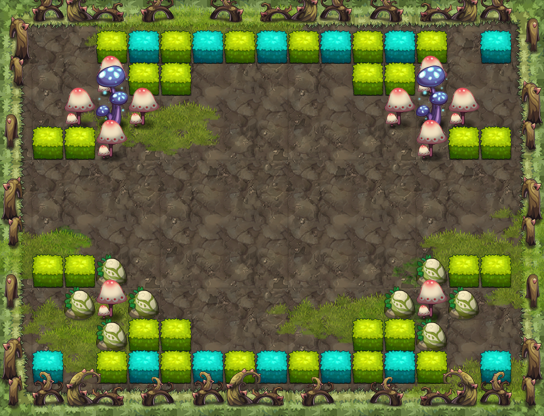

Rendered tile map (Tiled .tmx) drawn with the repository's tilesets; below, a short description and the map source with its tile grids summarised:
An orthogonal 17x13 tile map with 32x32 px tiles, 16 tile layers (PASS, 块层 2, 块层 15, 块层 16, ...) and 2 objects (PLAYER, BOSS).

<map version="1.0" orientation="orthogonal" width="17" height="13" tilewidth="32" tileheight="32">
 <properties>
  <property name="DESTRY1" value="221" />
  <property name="DESTRY2" value="225" />
  <property name="DESTRY3" value="223" />
  <property name="DESTRY_COUNT" value="3" />
  <property name="EXP" value="620" />
  <property name="ITEM" value="D019" />
  <property name="LOSE_SCRIPT" value="" />
  <property name="MONEY" value="930" />
  <property name="START_SCRIPT" value="lv60" />
  <property name="WIN_SCRIPT" value="" />
 </properties>
 <tileset firstgid="1" name="swzz" tilewidth="32" tileheight="32">
  <image source="swzz.png" width="500" height="1024" />
 </tileset>
 <layer name="PASS" width="17" height="13">
  <data>[221 cells, 117 non-empty, 9 distinct tile ids]</data>
 </layer>
 <layer name="块层 2" width="17" height="13">
  <data>[221 cells, 221 non-empty, 21 distinct tile ids]</data>
 </layer>
 <layer name="块层 15" width="17" height="13">
  <data>[221 cells, 59 non-empty, 19 distinct tile ids]</data>
 </layer>
 <layer name="块层 16" width="17" height="13">
  <data>[221 cells, 44 non-empty, 10 distinct tile ids]</data>
 </layer>
 <layer name="块层 4" width="17" height="13">
  <data>[221 cells, 20 non-empty, 3 distinct tile ids]</data>
 </layer>
 <layer name="块层 13" width="17" height="13">
  <data>[221 cells, 56 non-empty, 10 distinct tile ids]</data>
 </layer>
 <layer name="块层 3" width="17" height="13">
  <data>[221 cells, 61 non-empty, 5 distinct tile ids]</data>
 </layer>
 <layer name="SHELTER 11" width="17" height="13">
  <data>[221 cells, 15 non-empty, 5 distinct tile ids]</data>
 </layer>
 <layer name="SHELTER 10" width="17" height="13">
  <data>[221 cells, 13 non-empty, 2 distinct tile ids]</data>
 </layer>
 <layer name="SHELTER 9" width="17" height="13">
  <data>[221 cells, 6 non-empty, 2 distinct tile ids]</data>
 </layer>
 <layer name="SHELTER 8" width="17" height="13">
  <data>[221 cells, 6 non-empty, 2 distinct tile ids]</data>
 </layer>
 <layer name="SHELTER 7" width="17" height="13">
  <data>[221 cells, 6 non-empty, 2 distinct tile ids]</data>
 </layer>
 <layer name="SHELTER 3" width="17" height="13">
  <data>[221 cells, 6 non-empty, 2 distinct tile ids]</data>
 </layer>
 <layer name="SHELTER 2" width="17" height="13">
  <data>[221 cells, 6 non-empty, 2 distinct tile ids]</data>
 </layer>
 <layer name="SHELTER 1" width="17" height="13">
  <data>[221 cells, 6 non-empty, 2 distinct tile ids]</data>
 </layer>
 <layer name="SHELTER 0" width="17" height="13">
  <data>[221 cells, 12 non-empty, 2 distinct tile ids]</data>
 </layer>
 <objectgroup name="对象层 1" width="17" height="13">
  <object name="PLAYER" type="PLAYER" x="32" y="32" width="32" height="32" />
  <object name="bossjxcj" type="BOSS" x="256" y="192" width="32" height="32">
   <properties>
    <property name="lua_ai" value="monster_bossjxcj_ai" />
    <property name="quality" value="bossjxcj.quality" />
   </properties>
  </object>
 </objectgroup>
</map>
